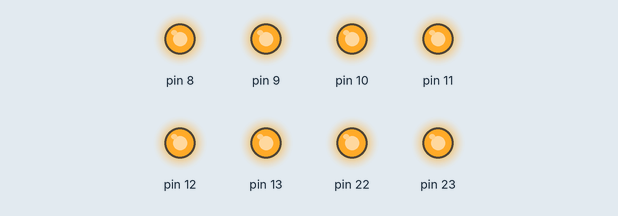
This sketch was run on a simulated Arduino Uno, built with avr-gcc and run on an emulated ATmega328P. Parts: output pins drawn as LEDs (lit = HIGH).

Above: at 0.5 s.
At 3.5 s:
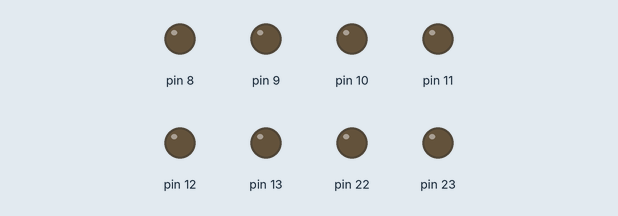
Timing chart, 0 to 4.6 s (numbered marks = the images above):
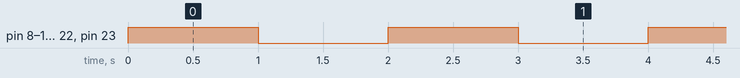

Measured:
- by itself, pin 8–13, pin 22, pin 23: alternates HIGH for 1.0 s and LOW for 1.0 s

The sketch:

Exp_1_obs_3.ino
```cpp
#include <avr/io.h>
#include <util/delay.h>
int main (void)
{
  DDRB = 0b11111111;


  while (1)
  {
PORTB = 0b11111111;
_delay_ms(1000);
PORTB = 0b00000000;
_delay_ms(1000);
  }
}
```
